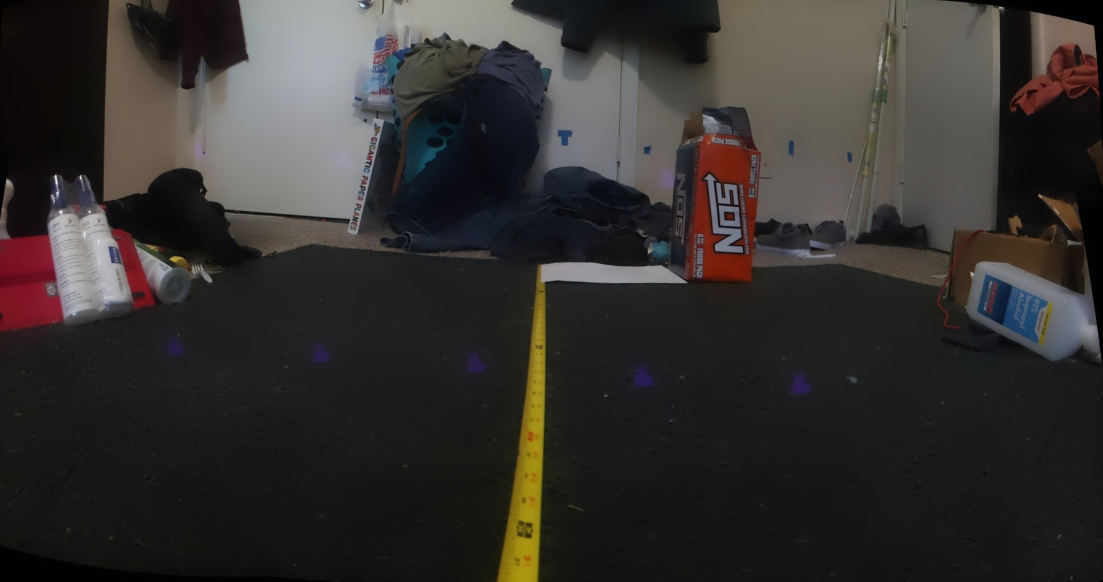
#> input picture code/raspberry-pi/methods/panorama/last/pan_crop_output.jpg, 2205 x 1163 px, found by its file name (shown at 1/2 size)
$ python apply_mask.py
#> lines starting #> are read from the running program, lines starting #| are printed output that depends on the picture; after the words box and inside, x2 and y2 are one past the last pixel; in counts of white or black regions, pixels touching at a corner belong together
# this applies masks that remove parts of an image so only the stuff
# you care about are highly contrasted for the contour finding
import os
import cv2

# https://stackoverflow.com/questions/10948589/choosing-the-correct-upper-and-lower-hsv-boundaries-for-color-detection-withcv

base_path = os.getcwd()
img = cv2.imread(base_path + '/panorama/pan_crop_output.jpg')
#> img is the input picture: shape (1163, 2205, 3); mean B, G, R 46.7, 49.2, 51.6
hsv = cv2.cvtColor(img, cv2.COLOR_BGR2HSV)
#> hsv: shape (1163, 2205, 3); mean H, S, V 57.6, 42.1, 54.2
# modifying h between 0-20, 0-100, 0-255 reveals more and more of colors
# HSV x axis S, Y hue
# V is the light range, 0 is dark, 255 is light

# these values are currently manually determined by looking at the graph
# outputs between histogram 1D and 2D
# hsv
mask = cv2.inRange(hsv, (0, 170, 0), (10, 210, 100)) # apply mask to non-black pixels, 2 vs. 1 is a little better
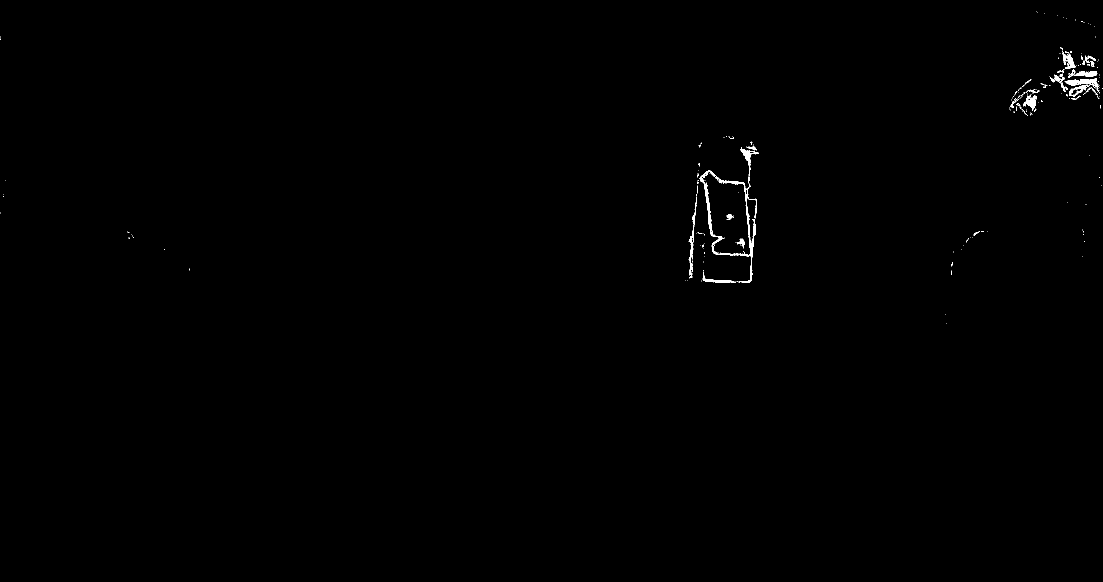
#> mask: shape (1163, 2205) (shown at 1/2 size); 0.3% white; 208 white regions (182 under 20 px), largest, box (x1, y1, x2, y2) and area: (1399, 297, 1518, 566) 2815, (2129, 156, 2199, 187) 623, (1377, 394, 1394, 557) 558
cv2.imwrite(base_path + '/panorama/pan_crop_output_mask_applied.jpg', mask)
